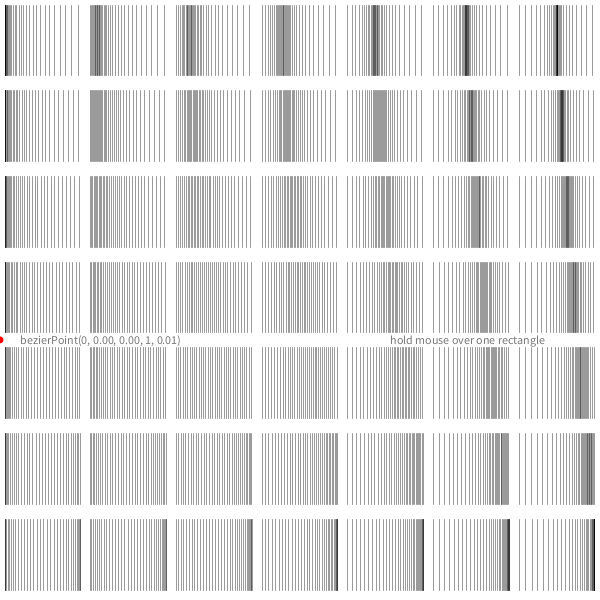
Frame 1 (no input)
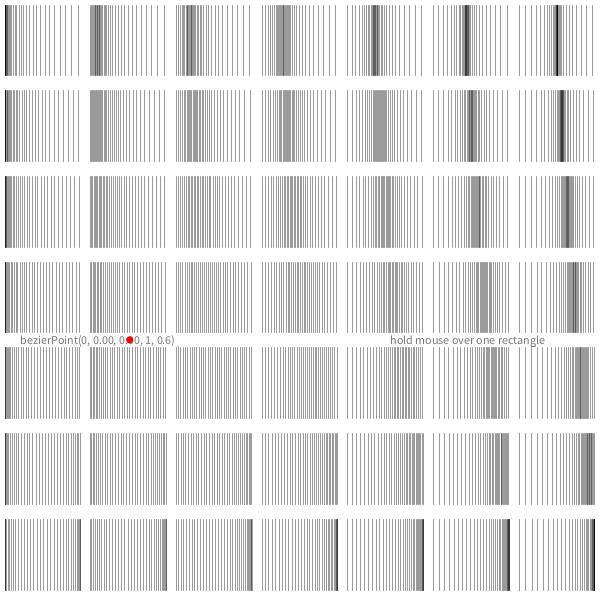
Frame 60 (the mouse pressed at the canvas centre just before this capture)
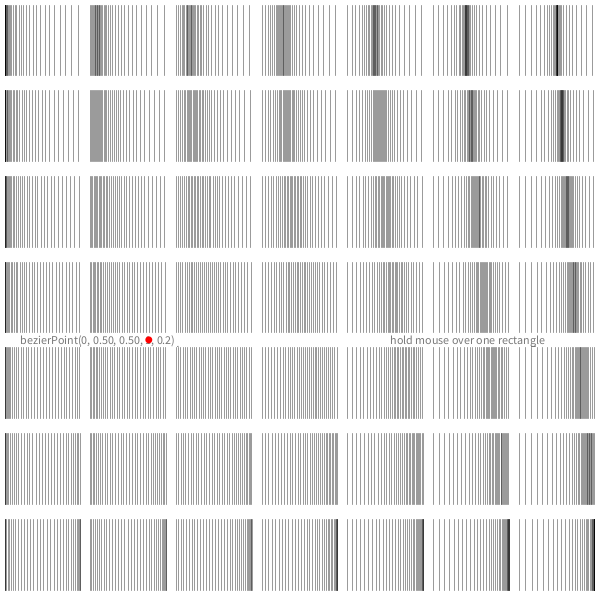
Frame 120 (the mouse held since frame 60 and released just before this capture)

The Processing sketch that drew these frames (run headless with seeded random() and noise(); from frame 60 on, the mouse is pressed at the canvas centre):

// Processing sketch: bezier_anim_easing
// ── bezier_anim_easing.pde
/*
  This program demonstrates the effect of the two control points
  on bezierPoint(). Depending on those two values, the ball will
  spend more time at one of the ends, at both, or maybe at the
  center.
  The vertical position of the mouse affects the second control
  point. The horizontal position of the mouse affects the first
  control point.
*/
int hparts = 7;
int vparts = 7;

float w;
float h;

void setup() {
  size(600, 600);
  background(255);
  smooth();

  w = width / float(hparts);
  h = height / float(vparts);
  
  for(float x=0; x<hparts; x++) {
    for(float y=0; y<vparts; y++) {        
      for(float z=0; z<=1; z+=0.03) {
        float xx = 5 + x*w + (w-10)*bezierPoint(0, x/(hparts-1), y/(vparts-1), 1, z);
        stroke(0, 100);
        line(xx, y*h+5, xx, y*h+h-10);
      }
    }
  }
  noStroke();
}
void draw() {
  float loopLength = 100.0;
  float t = frameCount % loopLength /loopLength;
  
  fill(255);
  rect(0, h*4 - 9, width, 12);
  
  float c0 = mouseX/float(width);
  float c1 = mouseY/float(height);
  float xx = width * bezierPoint(0, c0, c1, 1, t);

  fill(120);
  text("bezierPoint(0, " + nfc(c0, 2) + ", " + nfc(c1, 2) + ", 1, " + t + ")", 20, h*4+1);
  text("hold mouse over one rectangle", 390, h*4+1);

  fill(255, 0, 0);
  ellipse(xx, h*4-3, 7, 7);
}
